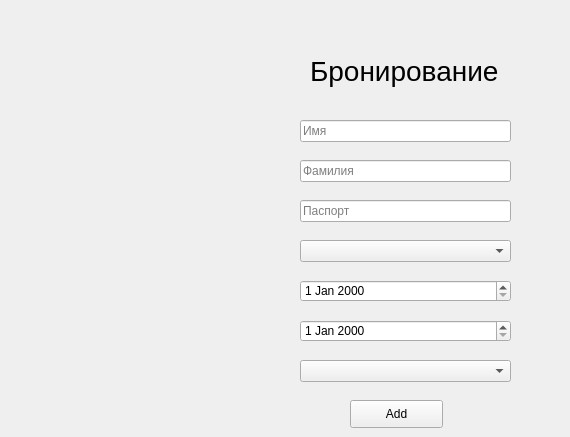
      <widget class="QWidget" name="tab_6">
       <attribute name="title">
        <string>Бронирование</string>
       </attribute>
       <widget class="QLineEdit" name="booking_nameEdit">
        <property name="geometry">
         <rect>
          <x>300</x>
          <y>120</y>
          <width>211</width>
          <height>22</height>
         </rect>
        </property>
        <property name="placeholderText">
         <string>Имя</string>
        </property>
       </widget>
       <widget class="QLineEdit" name="booking_lastnameEdit">
        <property name="geometry">
         <rect>
          <x>300</x>
          <y>160</y>
          <width>211</width>
          <height>22</height>
         </rect>
        </property>
        <property name="placeholderText">
         <string>Фамилия</string>
        </property>
       </widget>
       <widget class="QLineEdit" name="booking_passportEdit">
        <property name="geometry">
         <rect>
          <x>300</x>
          <y>200</y>
          <width>211</width>
          <height>22</height>
         </rect>
        </property>
        <property name="placeholderText">
         <string>Паспорт</string>
        </property>
       </widget>
       <widget class="QComboBox" name="room_comboBox">
        <property name="geometry">
         <rect>
          <x>300</x>
          <y>240</y>
          <width>211</width>
          <height>22</height>
         </rect>
        </property>
       </widget>
       <widget class="QDateEdit" name="booking_departureDateEdit">
        <property name="geometry">
         <rect>
          <x>300</x>
          <y>320</y>
          <width>211</width>
          <height>22</height>
         </rect>
        </property>
       </widget>
       <widget class="QLabel" name="label_30">
        <property name="geometry">
         <rect>
          <x>310</x>
          <y>50</y>
          <width>251</width>
          <height>41</height>
         </rect>
        </property>
        <property name="styleSheet">
         <string notr="true">font-size: 28px</string>
        </property>
        <property name="text">
         <string>Бронирование</string>
        </property>
       </widget>
       <widget class="QComboBox" name="discount_comboBox">
        <property name="geometry">
         <rect>
          <x>300</x>
          <y>360</y>
          <width>211</width>
          <height>22</height>
         </rect>
        </property>
       </widget>
       <widget class="QPushButton" name="addBookingButton">
        <property name="geometry">
         <rect>
          <x>350</x>
          <y>400</y>
          <width>93</width>
          <height>28</height>
         </rect>
        </property>
        <property name="text">
         <string>Add</string>
        </property>
       </widget>
       <widget class="QDateEdit" name="booking_arrivalDateEdit_2">
        <property name="geometry">
         <rect>
          <x>300</x>
          <y>280</y>
          <width>211</width>
          <height>22</height>
         </rect>
        </property>
       </widget>
      </widget>
